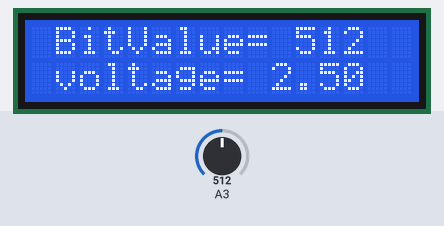
The sketch below on a simulated Arduino Uno, built with avr-gcc and run on an emulated ATmega328P. Shown: 16×2 character LCD. Inputs (shaded band) come from the test bench; at power-on: A3 = 512. What the sketch prints to the serial monitor is not drawn.

Above: at 1.2 s.
1.3 s: A3 set to 716
At 3.2 s:
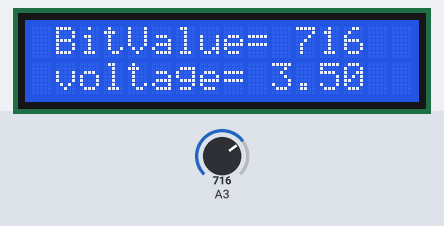
3.6 s: A3 set to 900
At 4.7 s:
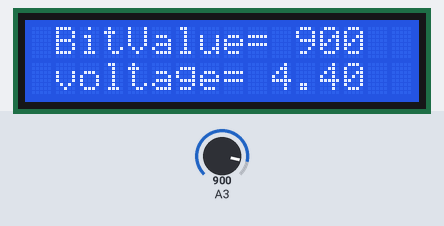
5.7 s: A3 set to 1023
At 7.4 s:
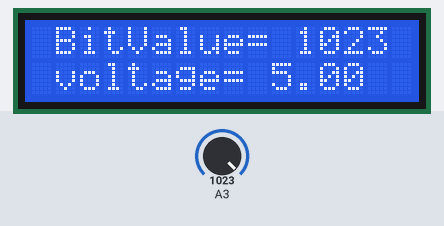
Timing chart, 0 to 8.9 s (numbered marks = the images above; inputs shaded):
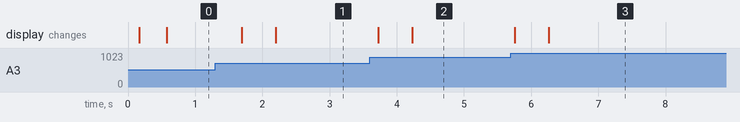

Measured:
- after the input at 1.3 s, the display: first changes after 0.39 s (image 1 shows a later state)
- after the input at 3.6 s, the display: first changes after 0.12 s (image 2 shows a later state)
- after the input at 5.7 s, the display: first changes after 0.06 s (image 3 shows a later state)

The sketch:

LCD_Show_Bitvalue_and_Voltage_20230314.ino
```cpp
 /*
Connect LCD
and display bitvalue and voltage on the same screen
Be familiar with library.
Using the hello word as reference.
*/
// include the library code:
#include <LiquidCrystal.h>
// initialize the library with the numbers of the interface pins
LiquidCrystal lcd(7, 8, 9, 10, 11, 12);
int AI=A3; //define analog input pin number
float x;// variable data type
void setup() {
  // set up the LCD's number of columns and rows:
  lcd.begin(16, 2);
  Serial.begin(9600);
  // Print a message to the LCD.
}
void loop() {
  // set the cursor to column 0, line 1
  // (note: line 1 is the second row, since counting begins with 0):
  lcd.setCursor(1, 0);
  AI = analogRead(A3); //read the analog value
  lcd.print("BitValue= "); //print the text Bitvalue
  lcd.print(AI); //print the value
    delay(100);
  lcd.setCursor(1, 1); // set the cursor to column 1, line 1
  lcd.print("voltage= ");//print the text voltage
  lcd.print(x);//print the value
    delay(100);
  lcd.print("           "); //make a space
  delay(100);
 //below code is familir, it was used many times.
  x=(AI/1023.0)*5.0;
  Serial.print("voltage = ");
  Serial.print(x);
  delay(100);
  Serial.print("\t");//make a space
  Serial.print("AI BitValue value= ");
  Serial.println(AI);
}
```
